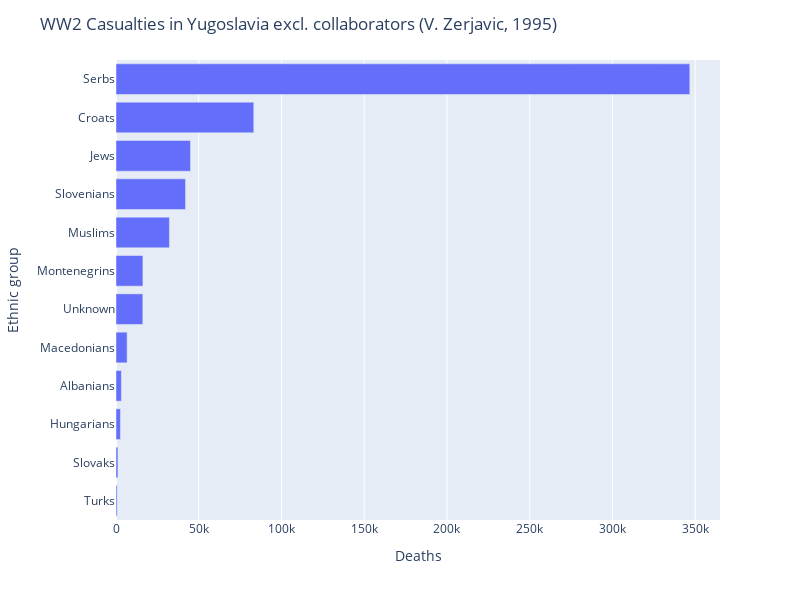

Notebook cell for this chart:
### Markdown cell above
<a id="zerjavic1"></a>
# 1964 census data [top](#top)

* Zerjavic, table 1 

## deaths by nationality, excluding collaborators (ustashe, domobrani, cetnici, etc)

### Code cell
dbn_df = pd.read_csv("1964census_deaths_by_ethnicity.csv", index_col = 0 )

fig = px.bar(
    data_frame = dbn_df.sort_values(ascending = True, by = 'Deaths'),
    x = 'Deaths',
    width = 800,
    height = 600
)

fig.layout.title = "WW2 Casualties in Yugoslavia excl. collaborators (V. Zerjavic, 1995)"

fig.show()

### Figure 1 — Plotly figure (JSON) as saved in the notebook; plotly's stock layout.template omitted (floating-point values rounded to 4 significant figures)
{"data": [{"alignmentgroup": "True", "hovertemplate": "Deaths=%{x}<br>Ethnic group=%{y}<extra></extra>", "legendgroup": "", "marker": {"color": "#636efa", "pattern": {"shape": ""}}, "name": "", "offsetgroup": "", "orientation": "h", "showlegend": false, "textposition": "auto", "type": "bar", "x": [686, 1160, 2680, 3241, 6724, 16202, 16276, 32300, 42027, 45000, 83257, 346740], "xaxis": "x", "y": ["Turks", "Slovaks", "Hungarians", "Albanians", "Macedonians", "Unknown", "Montenegrins", "Muslims", "Slovenians", "Jews", "Croats", "Serbs"], "yaxis": "y"}], "layout": {"barmode": "relative", "height": 600, "legend": {"tracegroupgap": 0}, "margin": {"t": 60}, "title": {"text": "WW2 Casualties in Yugoslavia excl. collaborators (V. Zerjavic, 1995)"}, "width": 800, "xaxis": {"anchor": "y", "autorange": true, "domain": [0, 1], "range": [0, 365000.0], "title": {"text": "Deaths"}, "type": "linear"}, "yaxis": {"anchor": "x", "autorange": true, "domain": [0, 1], "range": [-0.5, 11.5], "title": {"text": "Ethnic group"}, "type": "category"}}}
